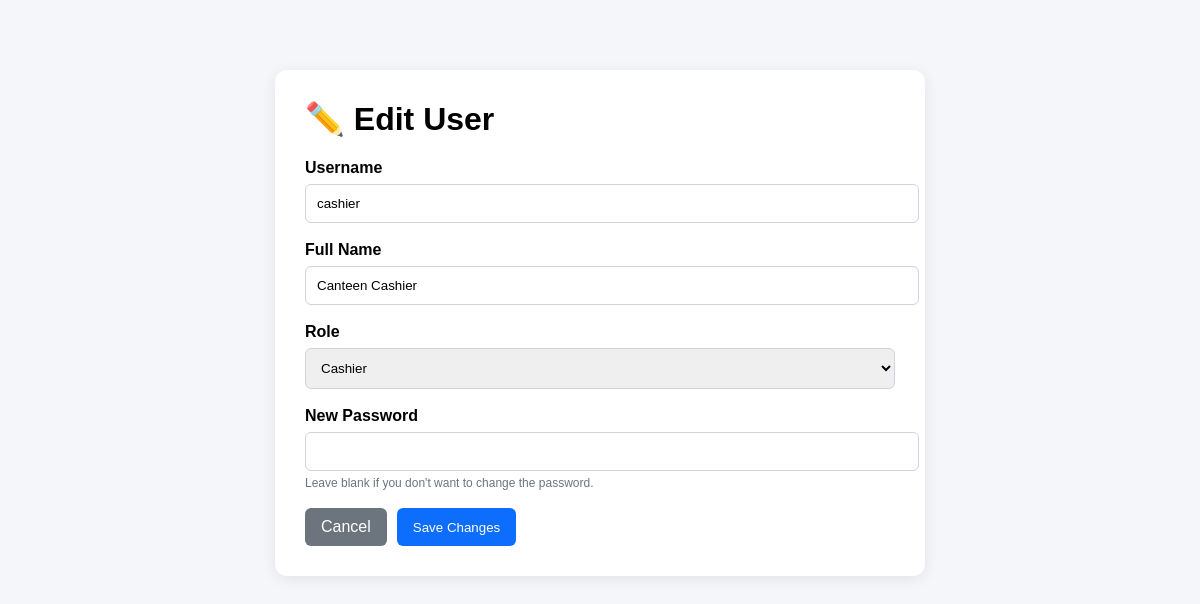
Page /users/edit.php?id=2 (signed in) on the committed database.
### tables this page shows
CREATE TABLE users (
    id INT UNSIGNED AUTO_INCREMENT PRIMARY KEY,

    username VARCHAR(50) NOT NULL UNIQUE,

    password VARCHAR(255) NOT NULL,

    full_name VARCHAR(100) NOT NULL,

    role ENUM(
        'admin',
        'cashier',
        'inventory'
    ) NOT NULL DEFAULT 'cashier',

    status ENUM(
        'active',
        'inactive'
    ) NOT NULL DEFAULT 'active',

    created_at TIMESTAMP DEFAULT CURRENT_TIMESTAMP,

    updated_at TIMESTAMP DEFAULT CURRENT_TIMESTAMP
        ON UPDATE CURRENT_TIMESTAMP

);

### users/edit.php (the view, shortened to what this page needs)
<?php
require_once __DIR__ . '/../includes/db.php';
$id = (int)($_GET['id'] ?? 0);
$stmt = $pdo->prepare("
    SELECT *
    FROM users
    WHERE id = ?
    LIMIT 1
");
$stmt->execute([$id]);
$user = $stmt->fetch(PDO::FETCH_ASSOC);
?>
<!DOCTYPE html>
<html lang="en">
<head>
</head>
<body>
<div class="container">
<div class="card">
<h1>
    ✏️ Edit User
</h1>
<form method="POST">
    <div class="form-group">
        <label>
            Username
        </label>
        <input
            type="text"
            name="username"
            value="<?= htmlspecialchars(
                $user['username']
            ) ?>"
            required
        >
    </div>
    <div class="form-group">
        <label>
            Full Name
        </label>
        <input
            type="text"
            name="full_name"
            value="<?= htmlspecialchars(
                $user['full_name']
            ) ?>"
            required
        >
    </div>
    <div class="form-group">
        <label>
            Role
        </label>
        <select name="role">
            <option
                value="cashier"
                <?= $user['role'] === 'cashier'
                    ? 'selected'
                    : '' ?>
            >
                Cashier
            </option>
        </select>
    </div>
    <div class="form-group">
        <label>
            New Password
        </label>
        <input
            type="password"
            name="password"
            minlength="6"
        >
        <div class="help">
            Leave blank if you don't want to change the password.
        </div>
    </div>
    <div class="actions">
        <a
            href="index.php"
            class="btn btn-secondary"
        >
            Cancel
        </a>
        <button
            type="submit"
            class="btn btn-primary"
        >
            Save Changes
        </button>
    </div>
</form>
</div>
</div>
</body>
</html>

### users/edit.php (style rules this page uses)
body { margin: 0; background: #f4f6f9; font-family: Arial, sans-serif; }
.container { max-width: 650px; margin: 50px auto; padding: 20px; }
.card { background: white; padding: 30px; border-radius: 12px; box-shadow: 0 3px 15px rgba(0,0,0,.08); }
h1 { margin-top: 0; }
.form-group { margin-bottom: 18px; }
label { display: block; margin-bottom: 7px; font-weight: bold; }
input, select { width: 100%; padding: 11px; border: 1px solid #ced4da; border-radius: 6px; }
.help { font-size: 12px; color: #6c757d; margin-top: 5px; }
.btn { display: inline-block; padding: 10px 16px; border: none; border-radius: 6px; text-decoration: none; cursor: pointer; }
.btn-primary { background: #0d6efd; color: white; }
.btn-secondary { background: #6c757d; color: white; }
.actions { display: flex; gap: 10px; }

### rows in the picture
users: username "cashier", full_name "Canteen Cashier", role "Cashier"
